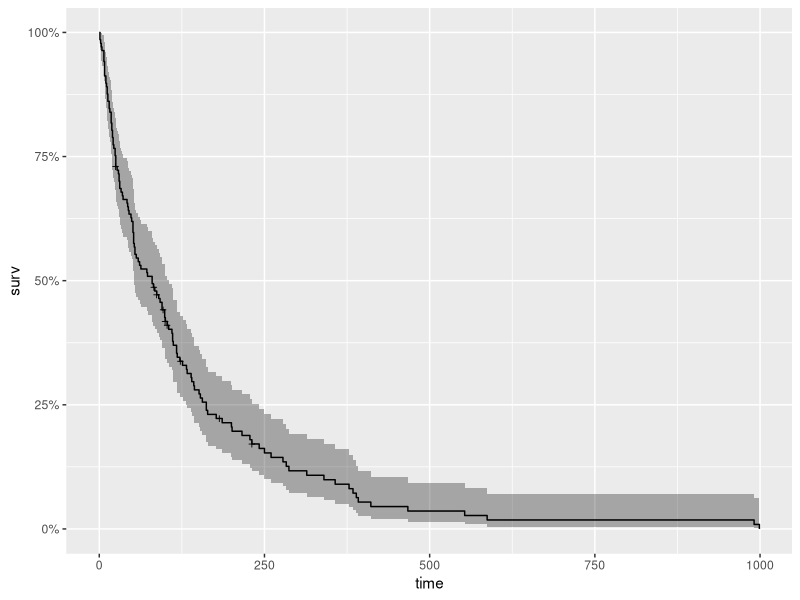
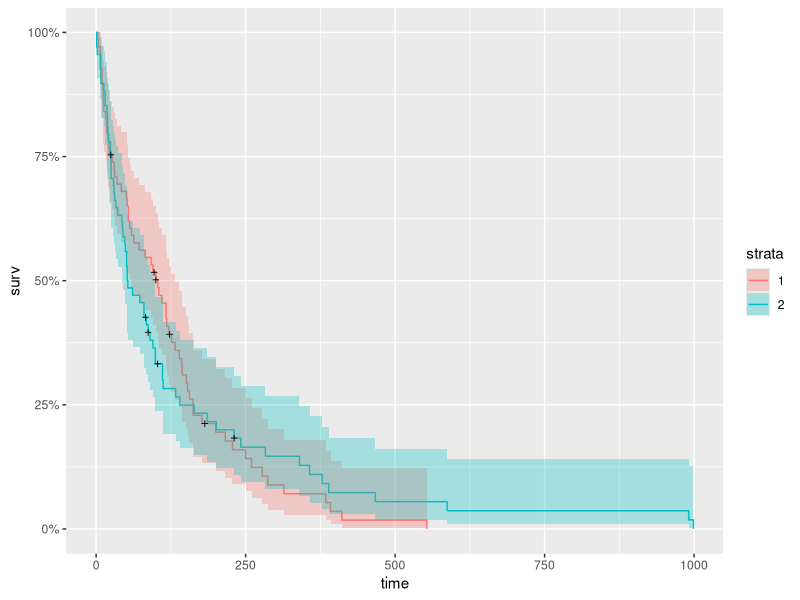
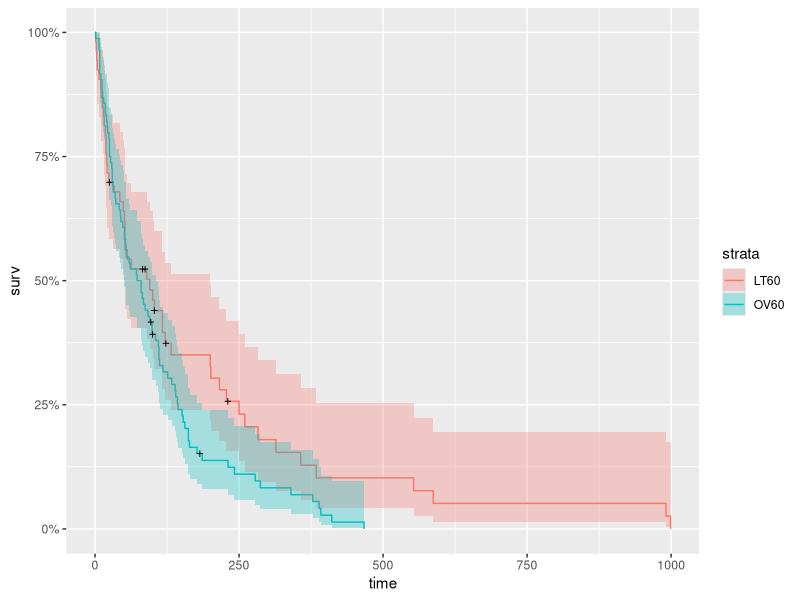
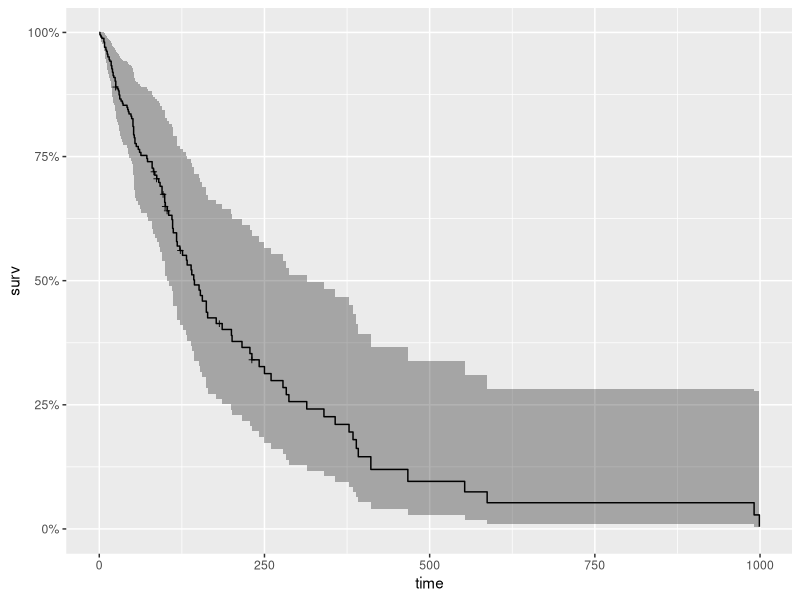
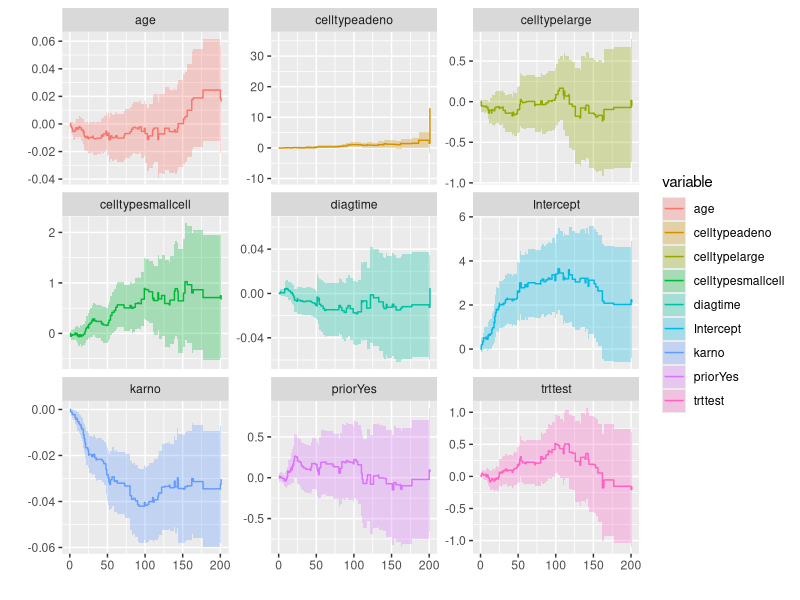
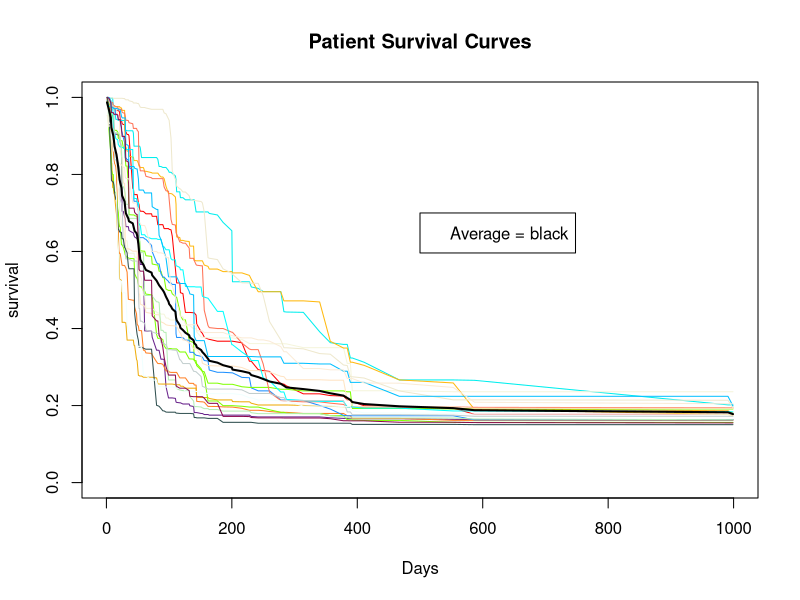
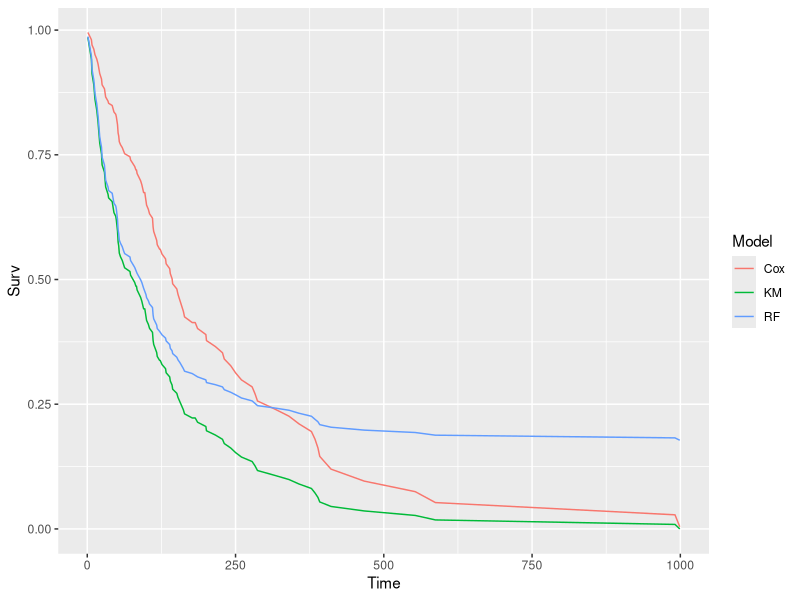

These charts were generated, in order, by the following R code:
#############################
##### Survival Analysis #####
#############################

### load the data
library(survival)
library(ranger)
library(ggplot2)
library(dplyr)
library(ggfortify)

# the data we will use here is called 'veteran' from the survival package
# this dataset contains two treatment, randomized trial for lung cancer.

data(veteran)
head(veteran)

# The variables in veteran are: 
#   * trt: 1 = standard, 2 = test 
#   * celltype: 1 = squamous, 2 = small cell, 3 = adeno, 4 = large 
#   * time: survival time in days 
#   * status: censoring status 
#   * karno: Karnofsky performance score (100=good) 
#   * diagtime: months from diagnosis to randomization 
#   * age: in years 
#   * prior: prior therapy 0 = no, 10 = yes



### Kaplan Meier Analysis
# the first thing to do is use 'Surv()' to build the standard survival object.
# variable 'time' records survival time; 'status' indicates whether the patient's
# death was observed (status=1) or was censored (status=0). 
#
# note that a "+" after the time in the print out indicates censoring.

km <- with(veteran, Surv(time, status))

# to begin our analysis, we first create a surv object then use the survfit()
# function to produce the KM estimates of the probability of survival over time.
#
# the 'times' parameter of the summary() function gives some control over which 
# times to print. here it's set to print the estimate for 1, 30, 60, 90 days, and
# every 90 days thereafter.

km_fit <- survfit(km~1, data=veteran)
summary(km_fit, times = c(1,30,60,90*(1:10)))
autoplot(km_fit)

# next, we look at survival curves by treatment
km_trt_fit <- survfit(km~trt, data = veteran)
autoplot(km_trt_fit)

# to show one more exploratory plot, we will look at survival by age.
# first, create a new data column which is a categorical feature 'AG' that has
# values 'LT60', and 'GT60'. respectively, they describe veterans younger
# and older than 60.
#
# we will also make 'trt' and 'prior' into factor variables. but note, survfit()
# works fine without this extra step.

vet = veteran %>% mutate(AG = ifelse(age<60, 'LT60', 'OV60'),
                         trt = factor(trt, labels = c('standard','test')),
                         prior = factor(prior, labels = c('No','Yes')))
km_AG_fit <- survfit(km~AG, data = vet)
autoplot(km_AG_fit)



### Cox Proportional Hazards Model
# now we will fit a cph model that makes use of all of the covariates in the dataset

cox <- coxph(km ~ trt+celltype+karno+diagtime+age+prior, data = vet)
summary(cox)
cox_fit <- survfit(cox)
autoplot(cox_fit)

# note that the model flags small cell type, adeno cell type, etc. as significant.
# however, some caution needs to be exercised in interpreting these results.
# we should further more investigate into the assumptions for cox model.
#
# instead, we should be interested in the concordance statistic. it is the 
# probability of agreement for any two randomly chosen observations, where
# in this case agreement means that the observation with the shorter survival
# time of the two also has the larger risk score.
#
# A value of 1 signifies perfect agreement, .6-.7 is a common result for 
# survival data, .5 is an agreement that is no better than chance, and 
# .3-.4 is the performance of some stock market analysts.



### Aalen's Additive Regression Model
# to show how the effects of the covariates change over time, we could fit 
# Aalen's additive regression model for censord data to the veteran data.
# 
# one reason to use Aalen's additive regression model is that users may not 
# fully understand its complexities nor be able to check assumtions.

aa_fit <- aareg(km~trt+celltype+karno+diagtime+age+prior, data=vet)
aa_fit
autoplot(aa_fit)



### Random Forest Model
# finally, the last model we will explore is the random forest model using 
# the ranger() function.
# ranger() builds a model for each observation in the dataset. the following code
# builds the model using the same variables used in the cox model above, and
# plot twenty random curves, along with a curve that represents the global
# average for all of the patients.

r_fit <- ranger(km~trt+celltype+karno+diagtime+age+prior,
                data = vet,
                mtry=4,
                importance = 'permutation',
                splitrule = 'extratrees',
                verbose = TRUE)

# average the survival models
death_times <- r_fit$unique.death.times
surv_prob <- data.frame(r_fit$survival)
avg_prob <- sapply(surv_prob, mean)

# Plot the survival models for each patient
plot(r_fit$unique.death.times,r_fit$survival[1,], 
     type = "l", 
     ylim = c(0,1),
     col = "red",
     xlab = "Days",
     ylab = "survival",
     main = "Patient Survival Curves")
cols <- colors()
for (n in sample(c(2:dim(vet)[1]), 20)){
  lines(r_fit$unique.death.times, r_fit$survival[n,], type = "l", col = cols[n])
}
lines(death_times, avg_prob, lwd = 2)
legend(500, 0.7, legend = c('Average = black'))

# the following code illustrates how ranger() ranks variable importance
vi <- data.frame(sort(round(r_fit$variable.importance, 4), decreasing = TRUE))
names(vi) <- "importance"
head(vi)

# note that ranger() flags 'karno' and 'celltype' as the two most important
# also note that the importance results just give variable names and not level
# names. 
# the result produced by ranger() met with the results from cox model. 

# my personal believe that the major use for tree-based models for survival
# data will be to deal with very large data sets. finally, let's compare 
# the three models we have examine so far.

# Set up for ggplot
kmi <- rep("KM",length(km_fit$time))
km_df <- data.frame(km_fit$time,km_fit$surv,kmi)
names(km_df) <- c("Time","Surv","Model")

coxi <- rep("Cox",length(cox_fit$time))
cox_df <- data.frame(cox_fit$time,cox_fit$surv,coxi)
names(cox_df) <- c("Time","Surv","Model")

rfi <- rep("RF",length(r_fit$unique.death.times))
rf_df <- data.frame(r_fit$unique.death.times,avg_prob,rfi)
names(rf_df) <- c("Time","Surv","Model")

plot_df <- rbind(km_df,cox_df,rf_df)

p <- ggplot(plot_df, aes(x = Time, y = Surv, color = Model))
p + geom_line()
